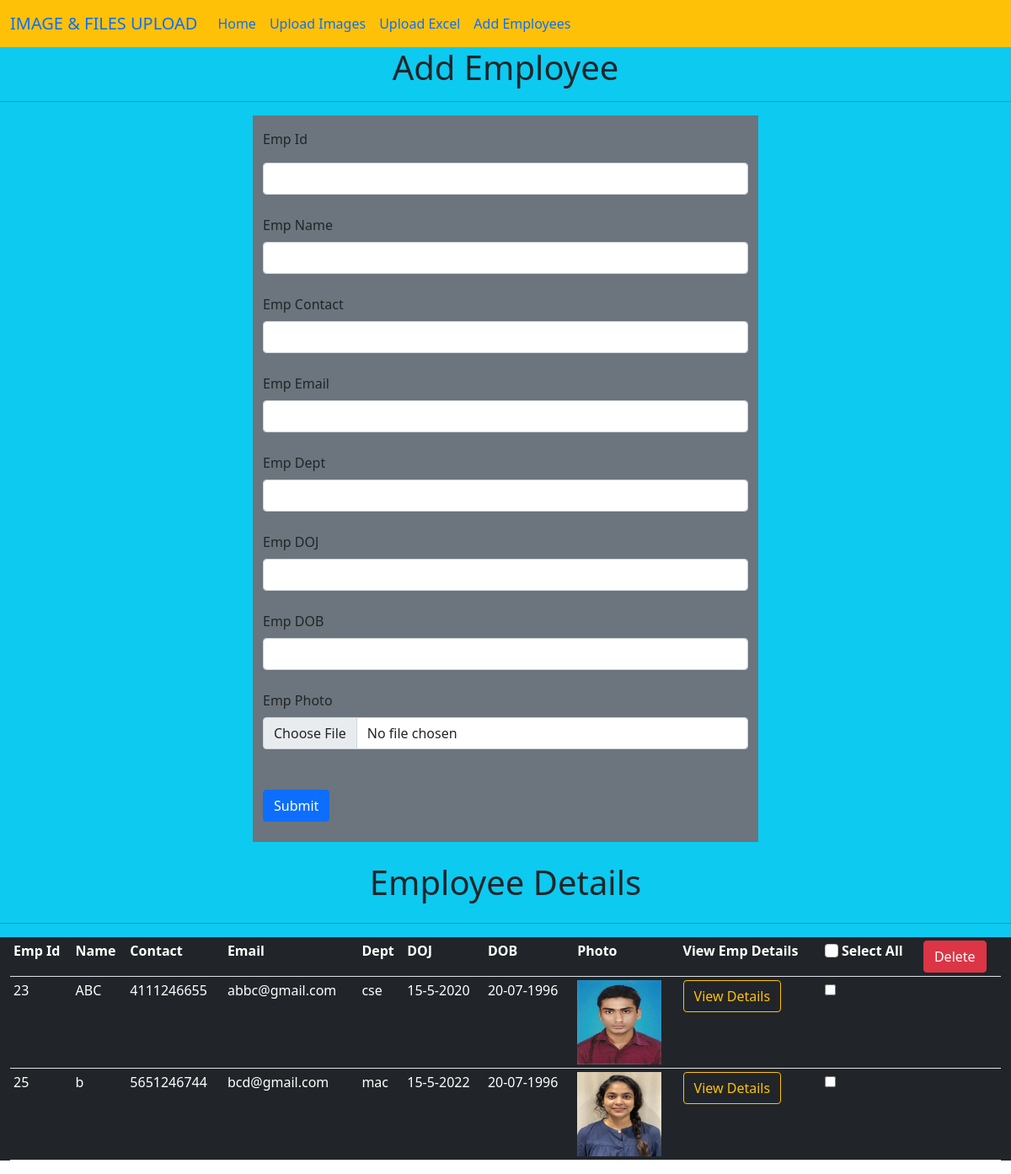
Page /addemployee on the committed database.
### imageapp/models.py (models this page shows, shortened)
class Employee(models.Model):
    empid = models.IntegerField()
    name = models.CharField(max_length=255)
    contact = models.CharField(max_length=255)
    email = models.CharField(max_length=255)
    dept = models.CharField(max_length=255)
    doj = models.CharField(max_length=255)
    dob = models.CharField(max_length=255)
    empphoto = models.FileField(upload_to='empphoto')
    @property
    def get_photo_url(self):
        if self.empphoto and hasattr(self.empphoto, 'url'):
            return self.empphoto.url
        else:
            return '/empphoto/noimg.jpg'

### imageapp/views.py (the view)
# urls.py: path('addemployee', views.addEmployee, name='addemployee'),
def addEmployee(request):
    if request.method == "POST":
        empid = request.POST['empid']
        name = request.POST['name']
        contact = request.POST['contact']
        email = request.POST['email']
        dept = request.POST['dept']
        doj = request.POST['doj']
        dob = request.POST['dob']
        empphoto = request.FILES['empphoto']
        empdetails=Employee(empid=empid, name=name, contact=contact, email=email, dept=dept, doj=doj, dob=dob, empphoto=empphoto)
        empdetails.save()
        return redirect('/addemployee')
    else:
        emp_details = Employee.objects.all()
        context = {'emp_details':emp_details}
        return render(request, 'addemployee.html', context)

### templates/addemployee.html (shortened to what this page needs)
{% extends 'base.html' %} {% load static %} {% block body %}
<div class=" bg-info text-dark">
<h1 class="text-center">Add Employee</h1>
<hr>
<div class="container bg-secondary text-dark" style="width:50%;">
    <form method="POST" action='/addemployee' enctype="multipart/form-data">
        <label for="empid" class="form-label my-3">Emp Id</label>
        <input type="text" class="form-control" name="empid"><br />
        <label for="name" class="form-label">Emp Name</label>
        <input type="text" class="form-control" name="name"><br />
        <label for="contact" class="form-label">Emp Contact</label>
        <input type="text" class="form-control" name="contact"><br />
        <label for="email" class="form-label">Emp Email</label>
        <input type="text" class="form-control" name="email"><br />
        <label for="dept" class="form-label">Emp Dept</label>
        <input type="text" class="form-control" name="dept"><br />
        <label for="doj" class="form-label">Emp DOJ</label>
        <input type="text" class="form-control" name="doj"><br />
        <label for="dob" class="form-label">Emp DOB</label>
        <input type="text" class="form-control" name="dob"><br />
        <label for="empphoto" class="form-label">Emp Photo</label>
        <input type="file" class="form-control" name="empphoto"><br />
        <button type="submit" class="btn btn-primary my-4">Submit</button>
    </form>
</div>
<h1 class="text-center my-4">Employee Details</h1>
<hr>
<div class="container-fluid bg-dark text-white">
    <table style="width:100%" class="table table-sm text-white" id="table">
        <tr>
            <th>Emp Id</th>
            <th>Name</th>
            <th>Contact</th>
            <th>Email</th>
            <th>Dept</th>
            <th>DOJ</th>
            <th>DOB</th>
            <th>Photo</th>
            <th>View Emp Details</th>
            <th>
                <input class="form-check-input" type="checkbox" value="" id="flexCheckDefault">
                <label class="form-check-label" for="flexCheckDefault">
                    Select All
                </label>
            </th>
            <th><button type="submit" id="delete-btn" class="btn btn-danger" onclick="getvalues()">Delete</button></th>
        </tr>
        {% for emp in emp_details %}
        <tr>
            <td>{{emp.empid}}</td>
            <td>{{emp.name}}</td>
            <td>{{emp.contact}}</td>
            <td>{{emp.email}}</td>
            <td>{{emp.dept}}</td>
            <td>{{emp.doj}}</td>
            <td>{{emp.dob}}</td>
            <td><img src="{{emp.get_photo_url}}" width="100px" height="100px"></td>
            <td><a class="btn btn-outline-warning" href="/viewemp/{{ emp.id }}">View Details</a></td>
            <td><input type="checkbox" value="{{emp.id}}"></td>
            <td></td>
        </tr>
        {% endfor %}
    </table>
</div>
{% endblock body %}

### templates/base.html (shortened to what this page needs)
<!doctype html>
<html lang="en">
  <head>
    <link href="https://cdn.jsdelivr.net/npm/bootstrap@5.1.3/dist/css/bootstrap.min.css" rel="stylesheet">
  </head>
  <body>
    <nav class="navbar navbar-expand-lg navbar-info bg-warning">
      <div class="container-fluid">
        <a class="navbar-brand" href="/">IMAGE & FILES UPLOAD</a>
        <div class="collapse navbar-collapse" id="navbarSupportedContent">
          <ul class="navbar-nav me-auto mb-2 mb-lg-0">
            <li class="nav-item">
              <a class="nav-link active" aria-current="page" href="/">Home</a>
            </li>
            <li class="nav-item">
              <a class="nav-link" href='addimage'>Upload Images</a>
            </li>
            <li class="nav-item">
              <a class="nav-link" href='addexcel'>Upload Excel</a>
            </li>
            <li class="nav-item">
              <a class="nav-link" href='addemployee'>Add Employees</a>
            </li>
        </div>
      </div>
    </nav>
    {% block body %}{% endblock body %}
  </body>
</html>

### rows in the picture
Employee: empid "23", name "ABC", contact "4111246655", email "abbc@gmail.com", dept "cse", doj "15-5-2020", dob "20-07-1996", get_photo_url (picture)
Employee: empid "25", name "b", contact "5651246744", email "bcd@gmail.com", dept "mac", doj "15-5-2022", dob "20-07-1996", get_photo_url (picture)
